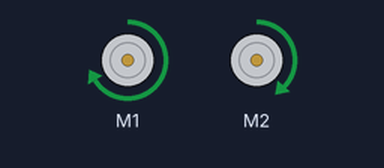
Bench run of a sketch on a simulated Arduino Uno, built with avr-gcc and run on an emulated ATmega328P. On the bench: 2 × DC motor (green arrow = forward, orange = backward, longer = faster).

Above: at 0.1 s.
Timing chart, 0 to 1.6 s (numbered marks = the images above):
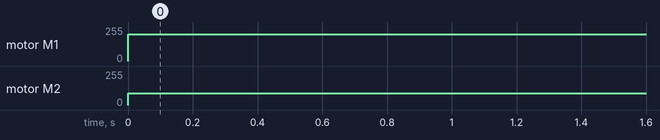

The sketch:

PID.ino
```cpp
#include "MeOrion.h"
#include <SoftwareSerial.h>

#define Kp 20 // experiment to determine this, start by something small that just makes your bot follow the line at a slow speed
#define Kd 0 // experiment to determine this, slowly increase the speeds and adjust this value. ( Note: Kp < Kd)
#define rightMaxSpeed 200 // max speed of the robot
#define leftMaxSpeed 200 // max speed of the robot
#define rightBaseSpeed 150 // this is the speed at which the motors should spin when the robot is perfectly on the line
#define leftBaseSpeed 150  // this is the speed at which the motors should spin when the robot is perfectly on the line

MeLineFollower left_lineFinder(PORT_3);
MeLineFollower right_lineFinder(PORT_4);

MeDCMotor MotorL(M1);
MeDCMotor MotorR(M2);

void setup()
{
  // put your setup code here, to run once:
  Serial.begin(9600);
  // calibration code here

}


int lastError = 0;
void loop()
{
  unsigned int sensors[6];
  int position = readPosition(); // get calibrated readings along with the line position, refer to the QTR Sensors Arduino Library for more details on line position.
  int error = position;

  int motorSpeed = Kp * error + Kd * (error - lastError);
  lastError = error;

  int rightMotorSpeed = rightBaseSpeed + motorSpeed;
  int leftMotorSpeed = leftBaseSpeed - motorSpeed;

  if (rightMotorSpeed > rightMaxSpeed ) rightMotorSpeed = rightMaxSpeed; // prevent the motor from going beyond max speed
  if (leftMotorSpeed > leftMaxSpeed ) leftMotorSpeed = leftMaxSpeed; // prevent the motor from going beyond max speed
  if (rightMotorSpeed < 0) rightMotorSpeed = 0; // keep the motor speed positive
  if (leftMotorSpeed < 0) leftMotorSpeed = 0; // keep the motor speed positive
  {
      MotorL.run(leftMotorSpeed);
      MotorR.run(rightMotorSpeed);
  }
}

int readPosition(){
  int left_sensorState = left_lineFinder.readSensors();
  int right_sensorState = right_lineFinder.readSensors();
  if(left_sensorState == S1_OUT_S2_OUT && right_sensorState == S1_OUT_S2_OUT) return -3;
  if(left_sensorState == S1_IN_S2_OUT && right_sensorState == S1_OUT_S2_OUT) return -2;
  if(left_sensorState == S1_IN_S2_IN && right_sensorState == S1_OUT_S2_OUT) return -1;
  if(left_sensorState == S1_OUT_S2_IN && right_sensorState == S1_IN_S2_OUT) return 0;
  if(left_sensorState == S1_OUT_S2_OUT && right_sensorState == S1_IN_S2_IN) return 1;
  if(left_sensorState == S1_OUT_S2_OUT && right_sensorState == S1_OUT_S2_IN) return 2;
  if(left_sensorState == S1_OUT_S2_OUT && right_sensorState == S1_OUT_S2_OUT) return 3;

}
```

Measured:
- by itself, motor M1: stopped → forward 200/255 at 0.00 s
- by itself, motor M2: stopped → forward 90/255 at 0.00 s
